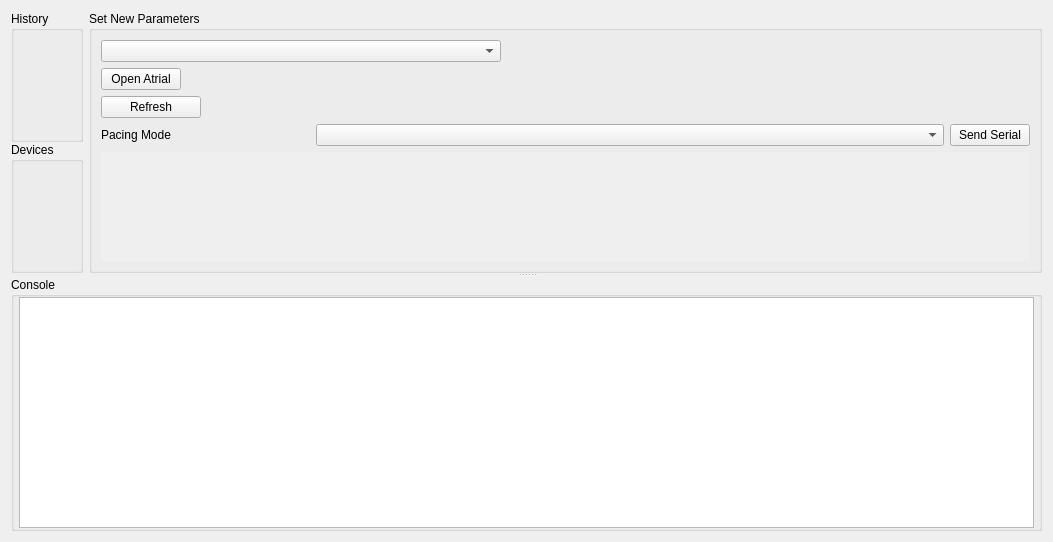
<?xml version="1.0" encoding="UTF-8"?>
<ui version="4.0">
 <class>SettingsWidget</class>
 <widget class="QWidget" name="SettingsWidget">
  <property name="geometry">
   <rect>
    <x>0</x>
    <y>0</y>
    <width>1053</width>
    <height>542</height>
   </rect>
  </property>
  <property name="windowTitle">
   <string>Form</string>
  </property>
  <layout class="QGridLayout" name="gridLayout_2">
   <item row="0" column="0">
    <widget class="QSplitter" name="splitter">
     <property name="orientation">
      <enum>Qt::Vertical</enum>
     </property>
     <widget class="QWidget" name="paramWidget" native="true">
      <layout class="QGridLayout" name="gridLayout_3">
       <item row="0" column="0">
        <widget class="QWidget" name="widget" native="true">
         <layout class="QVBoxLayout" name="verticalLayout_2">
          <property name="spacing">
           <number>0</number>
          </property>
          <property name="leftMargin">
           <number>0</number>
          </property>
          <property name="topMargin">
           <number>0</number>
          </property>
          <property name="rightMargin">
           <number>0</number>
          </property>
          <property name="bottomMargin">
           <number>0</number>
          </property>
          <item>
           <widget class="QGroupBox" name="historyBox">
            <property name="title">
             <string>History</string>
            </property>
           </widget>
          </item>
          <item>
           <widget class="QGroupBox" name="deviceBox">
            <property name="title">
             <string>Devices</string>
            </property>
           </widget>
          </item>
         </layout>
        </widget>
       </item>
       <item row="0" column="1">
        <widget class="QSplitter" name="paramSplitter">
         <property name="orientation">
          <enum>Qt::Horizontal</enum>
         </property>
         <widget class="QGroupBox" name="paramBox">
          <property name="title">
           <string>Set New Parameters</string>
          </property>
          <layout class="QVBoxLayout" name="verticalLayout">
           <property name="sizeConstraint">
            <enum>QLayout::SetMinimumSize</enum>
           </property>
           <item>
            <widget class="QComboBox" name="comboBox">
             <property name="sizePolicy">
              <sizepolicy hsizetype="Fixed" vsizetype="Fixed">
               <horstretch>0</horstretch>
               <verstretch>0</verstretch>
              </sizepolicy>
             </property>
             <property name="minimumSize">
              <size>
               <width>400</width>
               <height>0</height>
              </size>
             </property>
             <property name="maximumSize">
              <size>
               <width>400</width>
               <height>16777215</height>
              </size>
             </property>
             <property name="baseSize">
              <size>
               <width>300</width>
               <height>0</height>
              </size>
             </property>
            </widget>
           </item>
           <item>
            <widget class="QPushButton" name="pushButton_open_serial">
             <property name="sizePolicy">
              <sizepolicy hsizetype="Fixed" vsizetype="Fixed">
               <horstretch>0</horstretch>
               <verstretch>0</verstretch>
              </sizepolicy>
             </property>
             <property name="text">
              <string>Open Atrial</string>
             </property>
            </widget>
           </item>
           <item>
            <widget class="QPushButton" name="pushButton_refresh">
             <property name="maximumSize">
              <size>
               <width>100</width>
               <height>16777215</height>
              </size>
             </property>
             <property name="text">
              <string>Refresh</string>
             </property>
            </widget>
           </item>
           <item>
            <layout class="QHBoxLayout" name="horizontalLayout" stretch="1,3,0">
             <property name="sizeConstraint">
              <enum>QLayout::SetMinimumSize</enum>
             </property>
             <item>
              <widget class="QLabel" name="label">
               <property name="sizePolicy">
                <sizepolicy hsizetype="Preferred" vsizetype="Fixed">
                 <horstretch>0</horstretch>
                 <verstretch>0</verstretch>
                </sizepolicy>
               </property>
               <property name="text">
                <string>Pacing Mode</string>
               </property>
              </widget>
             </item>
             <item>
              <widget class="QComboBox" name="pacingModeBox"/>
             </item>
             <item>
              <widget class="QPushButton" name="send_serial_btn">
               <property name="text">
                <string>Send Serial</string>
               </property>
              </widget>
             </item>
            </layout>
           </item>
           <item>
            <widget class="QScrollArea" name="scrollArea">
             <property name="frameShape">
              <enum>QFrame::NoFrame</enum>
             </property>
             <property name="lineWidth">
              <number>0</number>
             </property>
             <property name="widgetResizable">
              <bool>true</bool>
             </property>
             <widget class="QWidget" name="paramPanel">
              <property name="geometry">
               <rect>
                <x>0</x>
                <y>0</y>
                <width>927</width>
                <height>106</height>
               </rect>
              </property>
             </widget>
            </widget>
           </item>
          </layout>
         </widget>
        </widget>
       </item>
      </layout>
     </widget>
     <widget class="QGroupBox" name="groupBox">
      <property name="title">
       <string>Console</string>
      </property>
      <layout class="QGridLayout" name="gridLayout">
       <property name="leftMargin">
        <number>5</number>
       </property>
       <property name="topMargin">
        <number>0</number>
       </property>
       <property name="rightMargin">
        <number>5</number>
       </property>
       <property name="bottomMargin">
        <number>0</number>
       </property>
       <property name="spacing">
        <number>0</number>
       </property>
       <item row="0" column="1">
        <widget class="QTextEdit" name="textEdit">
         <property name="sizePolicy">
          <sizepolicy hsizetype="Expanding" vsizetype="Minimum">
           <horstretch>0</horstretch>
           <verstretch>0</verstretch>
          </sizepolicy>
         </property>
         <property name="readOnly">
          <bool>true</bool>
         </property>
        </widget>
       </item>
      </layout>
     </widget>
    </widget>
   </item>
  </layout>
 </widget>
 <resources/>
 <connections/>
</ui>
